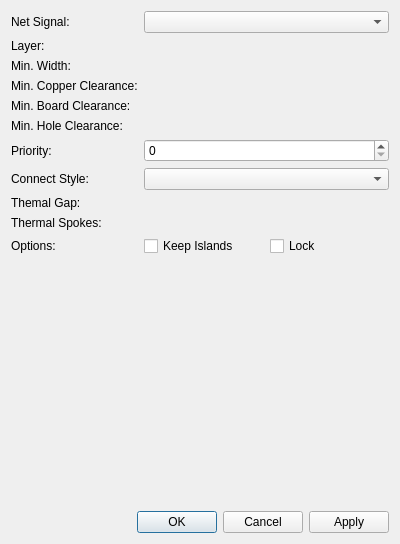
<?xml version="1.0" encoding="UTF-8"?>
<ui version="4.0">
 <class>librepcb::editor::BoardPlanePropertiesDialog</class>
 <widget class="QDialog" name="librepcb::editor::BoardPlanePropertiesDialog">
  <property name="geometry">
   <rect>
    <x>0</x>
    <y>0</y>
    <width>400</width>
    <height>544</height>
   </rect>
  </property>
  <property name="windowTitle">
   <string>Plane Properties</string>
  </property>
  <layout class="QVBoxLayout" name="verticalLayout">
   <item>
    <layout class="QFormLayout" name="formLayout">
     <property name="fieldGrowthPolicy">
      <enum>QFormLayout::FieldGrowthPolicy::AllNonFixedFieldsGrow</enum>
     </property>
     <item row="0" column="0">
      <widget class="QLabel" name="label_4">
       <property name="text">
        <string>Net Signal:</string>
       </property>
      </widget>
     </item>
     <item row="0" column="1">
      <widget class="QComboBox" name="cbxNetSignal"/>
     </item>
     <item row="1" column="0">
      <widget class="QLabel" name="label">
       <property name="text">
        <string>Layer:</string>
       </property>
      </widget>
     </item>
     <item row="2" column="0">
      <widget class="QLabel" name="label_7">
       <property name="text">
        <string>Min. Width:</string>
       </property>
      </widget>
     </item>
     <item row="3" column="0">
      <widget class="QLabel" name="label_3">
       <property name="text">
        <string>Min. Copper Clearance:</string>
       </property>
      </widget>
     </item>
     <item row="6" column="0">
      <widget class="QLabel" name="label_2">
       <property name="text">
        <string>Priority:</string>
       </property>
      </widget>
     </item>
     <item row="6" column="1">
      <widget class="QSpinBox" name="spbPriority"/>
     </item>
     <item row="7" column="0">
      <widget class="QLabel" name="label_5">
       <property name="text">
        <string>Connect Style:</string>
       </property>
      </widget>
     </item>
     <item row="7" column="1">
      <widget class="QComboBox" name="cbxConnectStyle"/>
     </item>
     <item row="10" column="0">
      <widget class="QLabel" name="label_6">
       <property name="text">
        <string>Options:</string>
       </property>
      </widget>
     </item>
     <item row="2" column="1">
      <widget class="librepcb::editor::UnsignedLengthEdit" name="edtMinWidth" native="true"/>
     </item>
     <item row="3" column="1">
      <widget class="librepcb::editor::UnsignedLengthEdit" name="edtMinClearanceToCopper" native="true"/>
     </item>
     <item row="10" column="1">
      <layout class="QHBoxLayout" name="horizontalLayout">
       <item>
        <widget class="QCheckBox" name="cbKeepIslands">
         <property name="toolTip">
          <string>Do not delete unconnected copper areas (islands)</string>
         </property>
         <property name="text">
          <string>Keep Islands</string>
         </property>
        </widget>
       </item>
       <item>
        <widget class="QCheckBox" name="cbxLock">
         <property name="text">
          <string>Lock</string>
         </property>
        </widget>
       </item>
      </layout>
     </item>
     <item row="8" column="0">
      <widget class="QLabel" name="label_8">
       <property name="toolTip">
        <string>Clearance around thermal pads</string>
       </property>
       <property name="text">
        <string>Themal Gap:</string>
       </property>
      </widget>
     </item>
     <item row="9" column="0">
      <widget class="QLabel" name="label_9">
       <property name="toolTip">
        <string>Width of the thermal pad spokes</string>
       </property>
       <property name="text">
        <string>Thermal Spokes:</string>
       </property>
      </widget>
     </item>
     <item row="8" column="1">
      <widget class="librepcb::editor::PositiveLengthEdit" name="edtThermalGap" native="true"/>
     </item>
     <item row="9" column="1">
      <widget class="librepcb::editor::PositiveLengthEdit" name="edtThermalSpokeWidth" native="true"/>
     </item>
     <item row="1" column="1">
      <widget class="librepcb::editor::LayerComboBox" name="cbxLayer" native="true"/>
     </item>
     <item row="4" column="0">
      <widget class="QLabel" name="label_10">
       <property name="text">
        <string>Min. Board Clearance:</string>
       </property>
      </widget>
     </item>
     <item row="5" column="0">
      <widget class="QLabel" name="label_11">
       <property name="text">
        <string>Min. Hole Clearance:</string>
       </property>
      </widget>
     </item>
     <item row="4" column="1">
      <widget class="librepcb::editor::UnsignedLengthEdit" name="edtMinClearanceToBoard" native="true"/>
     </item>
     <item row="5" column="1">
      <widget class="librepcb::editor::UnsignedLengthEdit" name="edtMinClearanceToNpth" native="true"/>
     </item>
    </layout>
   </item>
   <item>
    <widget class="librepcb::editor::PathEditorWidget" name="pathEditorWidget" native="true">
     <property name="sizePolicy">
      <sizepolicy hsizetype="Preferred" vsizetype="MinimumExpanding">
       <horstretch>0</horstretch>
       <verstretch>0</verstretch>
      </sizepolicy>
     </property>
    </widget>
   </item>
   <item>
    <widget class="QDialogButtonBox" name="buttonBox">
     <property name="orientation">
      <enum>Qt::Orientation::Horizontal</enum>
     </property>
     <property name="standardButtons">
      <set>QDialogButtonBox::StandardButton::Apply|QDialogButtonBox::StandardButton::Cancel|QDialogButtonBox::StandardButton::Ok</set>
     </property>
    </widget>
   </item>
  </layout>
 </widget>
 <customwidgets>
  <customwidget>
   <class>librepcb::editor::PositiveLengthEdit</class>
   <extends>QWidget</extends>
   <header location="global">librepcb/editor/widgets/positivelengthedit.h</header>
   <container>1</container>
  </customwidget>
  <customwidget>
   <class>librepcb::editor::LayerComboBox</class>
   <extends>QWidget</extends>
   <header location="global">librepcb/editor/widgets/layercombobox.h</header>
   <container>1</container>
  </customwidget>
  <customwidget>
   <class>librepcb::editor::UnsignedLengthEdit</class>
   <extends>QWidget</extends>
   <header location="global">librepcb/editor/widgets/unsignedlengthedit.h</header>
   <container>1</container>
  </customwidget>
  <customwidget>
   <class>librepcb::editor::PathEditorWidget</class>
   <extends>QWidget</extends>
   <header location="global">librepcb/editor/widgets/patheditorwidget.h</header>
   <container>1</container>
  </customwidget>
 </customwidgets>
 <tabstops>
  <tabstop>cbxNetSignal</tabstop>
  <tabstop>edtMinWidth</tabstop>
  <tabstop>edtMinClearanceToCopper</tabstop>
  <tabstop>edtMinClearanceToBoard</tabstop>
  <tabstop>edtMinClearanceToNpth</tabstop>
  <tabstop>spbPriority</tabstop>
  <tabstop>cbxConnectStyle</tabstop>
  <tabstop>edtThermalGap</tabstop>
  <tabstop>edtThermalSpokeWidth</tabstop>
  <tabstop>cbxLock</tabstop>
  <tabstop>pathEditorWidget</tabstop>
 </tabstops>
 <resources/>
 <connections/>
</ui>
